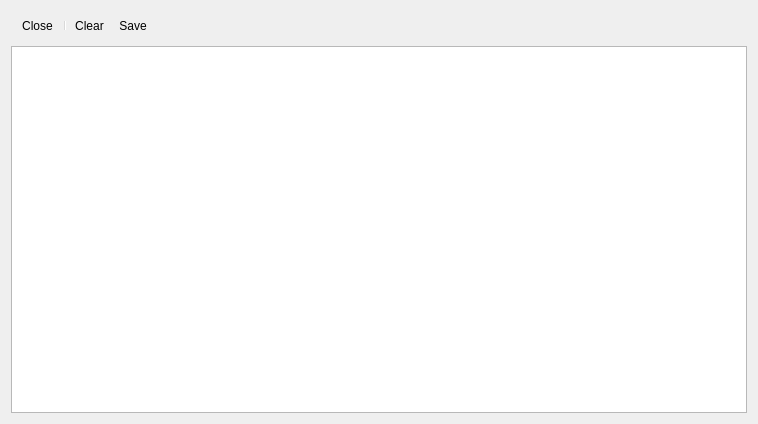
<?xml version="1.0" encoding="UTF-8"?>
<ui version="4.0">
 <class>Afsk1200Win</class>
 <widget class="QDialog" name="Afsk1200Win">
  <property name="geometry">
   <rect>
    <x>0</x>
    <y>0</y>
    <width>758</width>
    <height>424</height>
   </rect>
  </property>
  <property name="sizePolicy">
   <sizepolicy hsizetype="Expanding" vsizetype="Expanding">
    <horstretch>0</horstretch>
    <verstretch>0</verstretch>
   </sizepolicy>
  </property>
  <property name="windowTitle">
   <string>AFSK1200 Decoder</string>
  </property>
  <property name="windowIcon">
   <iconset resource="../../resources/icons.qrc">
    <normaloff>:/icons/icons/terminal.svg</normaloff>:/icons/icons/terminal.svg</iconset>
  </property>
  <layout class="QVBoxLayout" name="verticalLayout_2">
   <item>
    <widget class="QToolBar" name="toolBar">
     <property name="sizePolicy">
      <sizepolicy hsizetype="Expanding" vsizetype="Fixed">
       <horstretch>0</horstretch>
       <verstretch>0</verstretch>
      </sizepolicy>
     </property>
     <property name="windowTitle">
      <string>toolBar</string>
     </property>
     <addaction name="actionClose"/>
     <addaction name="separator"/>
     <addaction name="actionClear"/>
     <addaction name="actionSave"/>
    </widget>
   </item>
   <item>
    <widget class="QPlainTextEdit" name="textView">
     <property name="horizontalScrollBarPolicy">
      <enum>Qt::ScrollBarAsNeeded</enum>
     </property>
     <property name="lineWrapMode">
      <enum>QPlainTextEdit::NoWrap</enum>
     </property>
     <property name="readOnly">
      <bool>true</bool>
     </property>
     <property name="maximumBlockCount">
      <number>10000</number>
     </property>
    </widget>
   </item>
  </layout>
  <action name="actionClear">
   <property name="icon">
    <iconset resource="../../resources/icons.qrc">
     <normaloff>:/icons/icons/clear.svg</normaloff>:/icons/icons/clear.svg</iconset>
   </property>
   <property name="text">
    <string>Clear</string>
   </property>
   <property name="toolTip">
    <string>Clear received packets</string>
   </property>
  </action>
  <action name="actionSave">
   <property name="icon">
    <iconset resource="../../resources/icons.qrc">
     <normaloff>:/icons/icons/floppy.svg</normaloff>:/icons/icons/floppy.svg</iconset>
   </property>
   <property name="text">
    <string>Save</string>
   </property>
   <property name="toolTip">
    <string>Save received packets to a text file</string>
   </property>
  </action>
  <action name="actionClose">
   <property name="icon">
    <iconset resource="../../resources/icons.qrc">
     <normaloff>:/icons/icons/close.svg</normaloff>:/icons/icons/close.svg</iconset>
   </property>
   <property name="text">
    <string>Close</string>
   </property>
   <property name="toolTip">
    <string>Close AFSK1200 decoder window</string>
   </property>
  </action>
  <action name="actionInfo">
   <property name="icon">
    <iconset resource="../../resources/icons.qrc">
     <normaloff>:/icons/icons/info.svg</normaloff>:/icons/icons/info.svg</iconset>
   </property>
   <property name="text">
    <string>Info</string>
   </property>
   <property name="toolTip">
    <string>Show info about AFKS1200 decoder</string>
   </property>
  </action>
 </widget>
 <resources>
  <include location="../../resources/icons.qrc"/>
 </resources>
 <connections>
  <connection>
   <sender>actionClose</sender>
   <signal>triggered()</signal>
   <receiver>Afsk1200Win</receiver>
   <slot>close()</slot>
   <hints>
    <hint type="sourcelabel">
     <x>-1</x>
     <y>-1</y>
    </hint>
    <hint type="destinationlabel">
     <x>399</x>
     <y>299</y>
    </hint>
   </hints>
  </connection>
 </connections>
</ui>
